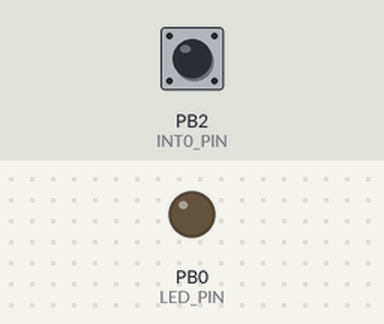
Bench run of a program on a simulated ATtiny85, built with avr-gcc and run on an emulated ATtiny85. On the bench: output pins drawn as LEDs (lit = HIGH). Dashed ring = blinking. Inputs (shaded band) come from the test bench; at power-on: PB2 (INT0_PIN) HIGH. Sleep ends after the set time or at an interrupt.

Above: at 1.2 s.
1.3 s: PB2 (INT0_PIN) pulsed LOW 5 times (0.12 s each, 0.3 s apart)
At 1.57 s:
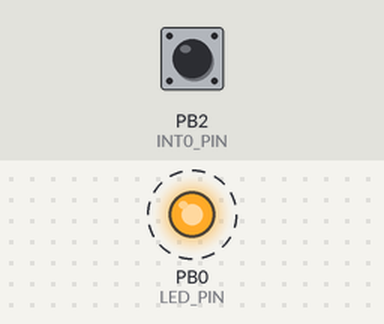
At 3.3 s:
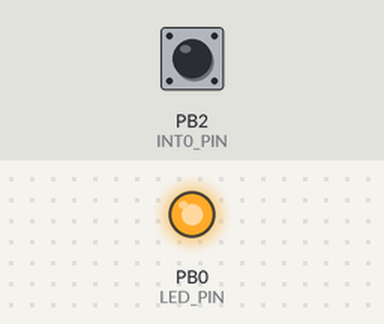
Timing chart, 0 to 4.8 s (numbered marks = the images above; inputs shaded):
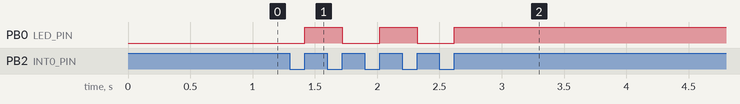

The program:

main.cpp
```cpp
// Load in our dependencies
#include <Arduino.h>
#include <avr/sleep.h>
#include <avr/interrupt.h>

// Reference to framework constants
// https://github.com/vancegroup-mirrors/avr-libc/blob/06cc6ff5e6120b36f1b246871728addee58d3f87/avr-libc/include/avr/io.h#L385-L386
// ATtiny25/45/85 vars: https://github.com/vancegroup-mirrors/avr-libc/blob/06cc6ff5e6120b36f1b246871728addee58d3f87/avr-libc/include/avr/iotnx5.h
// ATtiny85 specific vars: https://github.com/vancegroup-mirrors/avr-libc/blob/06cc6ff5e6120b36f1b246871728addee58d3f87/avr-libc/include/avr/iotn85.h

// Set up our constants
#define LED_PIN PB0 // Same as built-in programmer board for ease of use
#define INT0_PIN PB2 // Would use INT0 but that's "6" (bit in GIMSK (interrupt register)) when we need "2" for pin
  // https://github.com/vancegroup-mirrors/avr-libc/blob/06cc6ff5e6120b36f1b246871728addee58d3f87/avr-libc/include/avr/iotnx5.h#L346

// Set up our global variables
bool ledState = LOW;

// Define our functions
void setup() {
  // Set all pin modes, with default of INPUT_PULLUP to preserve power (p57, 10.2.6)
  static_assert(PB0 == LED_PIN, "Expected LED_PIN to be PB0");
  pinMode(PB0, OUTPUT);
  pinMode(PB1, INPUT_PULLUP);
  static_assert(PB2 == INT0_PIN, "Expected INT0_PIN to be PB2");
  // DEV: Interrupt pin is now set to trigger when shorted to GND, otherwise would need pull-down resistor with VCC
  //   See Fritzing schematic for clarification
  pinMode(PB2, INPUT_PULLUP);
  pinMode(PB3, INPUT_PULLUP);
  pinMode(PB4, INPUT_PULLUP);
  pinMode(PB5, INPUT_PULLUP);

  // Configure interrupts (p48+)
  GIMSK |= (1 << INT0); // Enable INT0 interrupt
  // In power-down mode, no edges, only level interrupt for INT0 (p34) so no MCUCR config
  // DEV: Technically in this mode, INT0 seems identical to PCINT*

  // Configure sleep
  set_sleep_mode(SLEEP_MODE_PWR_DOWN);

  // Minimize power consumption (p36, 7.4)
  //   Disable ADC (set ADEN to 0) (p136, 17.13.2)
  ADCSRA &= ~(1 << ADEN);
  //   Disable analog comparator (set ACD to 1) (p120, 16.2.2)
  ACSR |= (1 << ACD);
  //   Disabled BOD via fuses (see `platformio.ini`) (p41, 8.2.3)
  //   Disabled internal voltage reference, handled by disabling ADC, analog comparator, and BOD (p42, 8.3.1)
  //   Disabled watchdog timer via fuses (see `platformio.ini`) (p43, 8.4)
  //     Can be enabled programmatically even with this fuse set but we don't
  //   Explicitly configured port pins, handled at top of `setup` (p57, 10.2.6)

  // Set up our default LED state
  digitalWrite(LED_PIN, ledState);
}

void loop() {
  // Sleep immediately upon loop, all toggling occurs within `ISR`
  sleep_enable();
  sleep_cpu();

  // Token `delay` to give time to output any logging from `ISR`
  delay(100);
}

// When we receive an external interrupt on INT0
//   https://github.com/vancegroup-mirrors/avr-libc/blob/06cc6ff5e6120b36f1b246871728addee58d3f87/avr-libc/include/avr/interrupt.h#L134-L142
//   https://github.com/vancegroup-mirrors/avr-libc/blob/06cc6ff5e6120b36f1b246871728addee58d3f87/avr-libc/include/avr/iotnx5.h#L365
//   These come from table on p48 of datasheet
ISR(INT0_vect) {
  // If our interrupt occurred on a rising edge (this runs on both rising and falling), then toggle our LED
  if (digitalRead(INT0_PIN) == HIGH) {
    ledState = !ledState;
    digitalWrite(LED_PIN, ledState);
  }
}
```

Measured:
- after the input at 1.3 s, PB0 (LED_PIN): alternates HIGH for 0.30 s and LOW for 0.30 s, 5 changes in all, then stays HIGH, starting after 0.12 s
